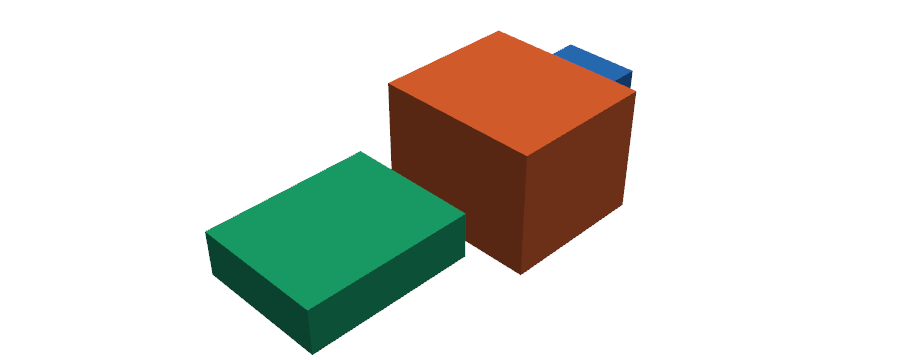
#> input picture nesting_bench/slide_images/dataset_cuboids.png, 900 x 360 px; its folder holds 4 pictures in this run
$ python make_slides.py
#> lines starting #> are read from the running program, lines starting #| are printed output that depends on the picture
"""
Build slides.pdf: the problem, the test procedure, the datasets, one slide per algorithm (diagram + how / strength / weakness), then the results.
All diagrams are drawn here with matplotlib; all result plots are read from the CSVs in results/.

    python make_slides.py --six results/summary_20261027_142917.csv --four results/summary_<new>.csv --n1000 results/summary_<n1000>.csv --sweep results/summary_k5.csv results/summary_k20.csv results/summary_k30.csv
"""

import os
import csv
import argparse
import numpy as np
import matplotlib
matplotlib.use("Agg")
import matplotlib.pyplot as plt
from matplotlib.backends.backend_pdf import PdfPages
from matplotlib.patches import Rectangle, FancyArrowPatch, Circle, Polygon

parser = argparse.ArgumentParser()
parser.add_argument("--six", default="results/summary_20261027_142917.csv", help="summary CSV of the six original algorithms, n = 100, k = 10")
parser.add_argument("--four", default=None, help="summary CSV of the four new algorithms, n = 100, k = 10")
parser.add_argument("--n1000", default=None, help="summary CSV of the n = 1000 run")
parser.add_argument("--sweep", nargs="*", default=[], help="summary CSVs of the k sweep (k = 5, 20, 30); the k = 10 point comes from --six")
parser.add_argument("--container", nargs="*", default=[], help="summary CSVs of the container run (k = 30, 100 mm cube); later files override earlier rows")
parser.add_argument("--large_plots", default=None, help="folder of PNGs from make_report.py (large-pool runs); adds an appendix of result slides")
parser.add_argument("--output", default="slides.pdf")
arguments = parser.parse_args()

BLUE = "#2a78d6"
ORANGE = "#eb6834"
AQUA = "#1baf7a"
YELLOW = "#eda100"
MAGENTA = "#e87ba4"
GREEN = "#008300"
VIOLET = "#6250d6"
RED = "#e34948"
INK = "#0b0b0b"
INK2 = "#52514e"
INK3 = "#9a9a94"
LIGHT = "#e8e8e4"
FILL = "#cde2fb"
PAGE_WIDTH = 13.333
PAGE_HEIGHT = 7.5
DATASET_ORDER = ["cuboids", "simple_convex", "complex_convex", "simple_concave", "complex_concave", "real_shapes"]
ALGORITHM_ORDER = ["random_rejection", "shelf_packing", "box_bottom_left", "box_extreme_points", "force_based", "force_based_v2", "voxel_bottom_left", "heightfield_drop", "simulated_annealing", "genetic_algorithm"]
NEW_ALGORITHMS = ["heightfield_drop", "simulated_annealing", "genetic_algorithm", "force_based_v2"]
FAMILY = {"random_rejection": "baseline", "shelf_packing": "box", "box_bottom_left": "box", "box_extreme_points": "box", "force_based": "box", "force_based_v2": "box", "voxel_bottom_left": "shape", "heightfield_drop": "shape", "simulated_annealing": "search", "genetic_algorithm": "search"}
FAMILY_COLOR = {"baseline": INK3, "box": BLUE, "shape": AQUA, "search": ORANGE}
plt.rcParams["font.family"] = "DejaVu Sans"
plt.rcParams["axes.edgecolor"] = LIGHT
plt.rcParams["axes.labelcolor"] = INK2
plt.rcParams["xtick.color"] = INK2
plt.rcParams["ytick.color"] = INK2

slide_counter = [0]
pdf = PdfPages(arguments.output)


def pretty(name):
    return name.replace("_", " ")


SHORT = {"random_rejection": "random", "shelf_packing": "shelf", "box_bottom_left": "bottom\nleft", "box_extreme_points": "extreme\npoints", "force_based": "force", "force_based_v2": "force\nv2", "voxel_bottom_left": "voxel", "heightfield_drop": "height\nfield", "simulated_annealing": "anneal", "genetic_algorithm": "genetic"}


def read_summary(path):
    rows = {}
    if path is None or not os.path.exists(path):
        return rows
    with open(path) as summary_file:
        for row in csv.DictReader(summary_file):
            rows[(row["dataset"], row["algorithm"])] = {key: (float(value) if key not in ("dataset", "algorithm") else value) for key, value in row.items()}
    return rows


def new_slide(title, subtitle=None):
    slide_counter[0] = slide_counter[0] + 1
    figure = plt.figure(figsize=(PAGE_WIDTH, PAGE_HEIGHT))
    figure.patch.set_facecolor("white")
    figure.text(0.05, 0.925, title, fontsize=24, color=INK, weight="bold", va="center")
    if subtitle is not None:
        figure.text(0.05, 0.875, subtitle, fontsize=13, color=INK2, va="center")
    figure.text(0.05, 0.035, "Text to Spaceship  ·  3D nesting benchmark  ·  Dadmehr Ghasemfar  ·  Nov 2026", fontsize=9, color=INK3)
    figure.text(0.95, 0.035, str(slide_counter[0]), fontsize=9, color=INK3, ha="right")
    return figure


def finish(figure):
    pdf.savefig(figure)
    plt.close(figure)


def text_block(figure, x, y, lines, size=13, color=INK, spacing=0.055, weight="normal"):
    for number, line in enumerate(lines):
        figure.text(x, y - number * spacing, line, fontsize=size, color=color, va="top", weight=weight)


def sketch_axes(figure, rect):
    axes = figure.add_axes(rect)
    axes.set_aspect("equal")
    axes.axis("off")
    return axes


def box(axes, x, y, w, h, color, alpha=0.85, lw=1.2, ls="-", fill=True):
    axes.add_patch(Rectangle((x, y), w, h, facecolor=color if fill else "none", edgecolor=INK if fill else color, alpha=alpha, linewidth=lw, linestyle=ls))


def arrow(axes, start, end, color=INK, lw=1.8, style="-|>"):
    axes.add_patch(FancyArrowPatch(start, end, arrowstyle=style, mutation_scale=14, color=color, linewidth=lw))


def dot(axes, x, y, color, r=0.16):
    axes.add_patch(Circle((x, y), r, facecolor=color, edgecolor="white", linewidth=1.0, zorder=5))


# ---------------------------------------------------------------- 1. title
figure = plt.figure(figsize=(PAGE_WIDTH, PAGE_HEIGHT))
figure.text(0.08, 0.60, "3D nesting benchmark", fontsize=40, weight="bold", color=INK)
figure.text(0.08, 0.50, "Ten packing algorithms, six part categories, one Monte Carlo test bench", fontsize=18, color=INK2)
figure.text(0.08, 0.36, "Text to Spaceship  ·  UC Berkeley MEng capstone with NASA Goddard", fontsize=13, color=INK2)
figure.text(0.08, 0.31, "Dadmehr Daniel Ghasemfar  ·  November 5, 2026", fontsize=13, color=INK2)
figure.text(0.08, 0.20, "Code, datasets and results: nesting_bench/  (python viewer.py to explore, python benchmark.py to reproduce)", fontsize=10, color=INK3)
slide_counter[0] = 1
finish(figure)

# ---------------------------------------------------------------- 2. the problem
figure = new_slide("The problem", "Given k parts, find positions and orientations so they take the least space without touching")
axes = sketch_axes(figure, [0.04, 0.15, 0.55, 0.65])
axes.set_xlim(0, 20)
axes.set_ylim(0, 10)
rng = np.random.default_rng(1)
shapes = [(2.2, 1.2), (1.0, 2.4), (1.6, 1.6), (0.8, 2.0), (2.6, 0.9), (1.3, 1.3)]
colors = [BLUE, ORANGE, AQUA, YELLOW, MAGENTA, VIOLET]
box(axes, 0.5, 0.5, 7.5, 8.5, "none", fill=False, lw=1.0, ls="--")
for number, ((w, h), color) in enumerate(zip(shapes, colors)):
    x = 1.0 + rng.uniform(0, 4.5)
    y = 1.0 + rng.uniform(0, 6.0)
    axes.add_patch(Rectangle((x, y), w, h, angle=rng.uniform(0, 90), facecolor=color, edgecolor=INK, alpha=0.85))
arrow(axes, (8.7, 5.0), (11.3, 5.0), lw=2.5)
axes.text(10.0, 5.6, "pack", ha="center", fontsize=12, color=INK2)
packed = [(12.0, 0.5, 2.2, 1.2, BLUE), (14.2, 0.5, 1.6, 1.6, AQUA), (15.8, 0.5, 0.8, 2.0, YELLOW), (12.0, 1.7, 2.6, 0.9, MAGENTA), (14.2, 2.1, 1.0, 2.4, ORANGE), (12.0, 2.6, 1.3, 1.3, VIOLET)]
for x, y, w, h, color in packed:
    box(axes, x, y, w, h, color)
box(axes, 12.0, 0.5, 4.6, 4.0, "none", fill=False, lw=1.6)
axes.text(14.3, 4.9, "bounding box", ha="center", fontsize=10, color=INK2)
dot(axes, 14.1, 2.3, RED, 0.22)
dot(axes, 14.3, 2.5, INK, 0.22)
axes.text(16.9, 2.2, "COM (red)\nbox center (black)", fontsize=9, color=INK2, va="center")
text_block(figure, 0.62, 0.78, ["Two modes", "   open: minimize the bounding box", "   container: fill a fixed box (e.g. 100 mm cube)", "", "What we measure per packing", "   density = parts volume / box volume", "   aspect ratio = longest / shortest side", "   COM to box center, % of diagonal", "   inertia tensor and principal moments", "   placement order (assemblability later)", "   minimum gap, must be ≥ t = 0.5 mm", "   valid = no overlap (voxel check, exact spot checks)"], size=12, spacing=0.05)
finish(figure)
#> in finish (call 2), `pdf.savefig(figure)`:
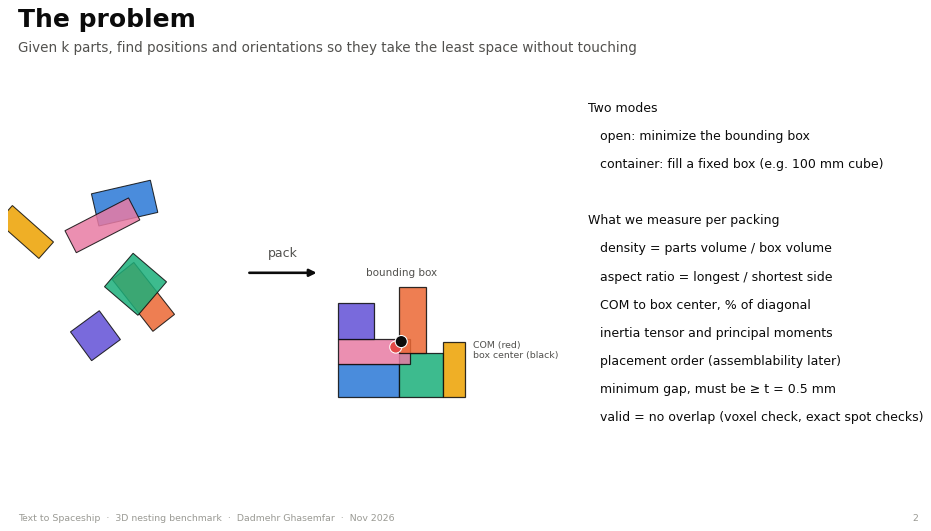
#> figure drawn by matplotlib, 1 panel

# ---------------------------------------------------------------- 3. test procedure
figure = new_slide("The test procedure", "Monte Carlo: same random part sets for every algorithm, then average")
axes = sketch_axes(figure, [0.04, 0.12, 0.60, 0.70])
axes.set_xlim(0, 20)
axes.set_ylim(0, 10)
steps = [(0.5, "for each category (6)"), (3.0, "for each algorithm (10)"), (5.5, "for each trial, n = 100 or 1000"), (8.0, "pick k = 10 random parts (seed = trial)"), (10.5, "pack, measure, write one CSV row"), (13.0, "average per (category, algorithm)")]
for number, (x, text) in enumerate(steps):
    y = 8.5 - number * 1.5
    box(axes, x, y - 0.5, 6.2, 1.0, FILL if number < 3 else "#dff5ec", lw=0.8)
    axes.text(x + 0.2, y, text, fontsize=10.5, va="center", color=INK)
    if number < len(steps) - 1:
        arrow(axes, (x + 1.2, y - 0.5), (x + 2.5, y - 1.0), lw=1.2)
axes.text(0.5, 0.0, "score = mean density, with invalid (overlapping) packings counted as 0", fontsize=10.5, color=INK2)
text_block(figure, 0.67, 0.78, ["Fairness", "   trial t uses seed t for the part draw,", "   so every algorithm packs the same sets", "", "Randomized algorithms", "   3 restarts, best valid kept", "", "Cost", "   6 × 10 × 100 = 6,000 packings per run", "   n = 1000 for the six original methods:", "   36,000 packings"], size=12, spacing=0.05)
finish(figure)
#> in finish (call 3), `pdf.savefig(figure)`:
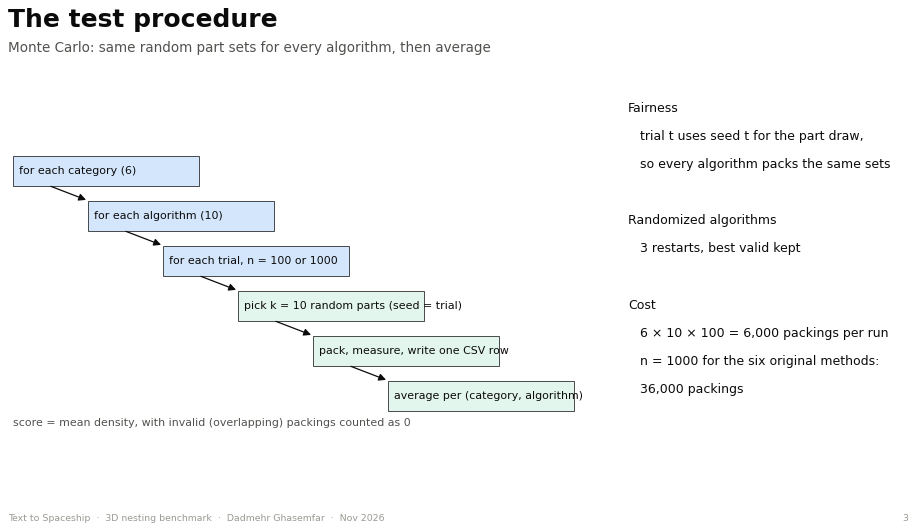
#> figure drawn by matplotlib, 1 panel

# ---------------------------------------------------------------- 4. datasets
figure = new_slide("The parts: six categories, 123 watertight STLs", "Longest side 15 to 45 mm, centered; every part checked watertight, one body, positive volume")
descriptions = {"cuboids": "20 random boxes, 8 to 45 mm", "simple_convex": "20: prisms, pyramids, cylinders, cones, wedges", "complex_convex": "20: random hulls, ellipsoids, capsules, clipped boxes", "simple_concave": "20: L, T, U, I, cross, tube, step, plate with hole", "complex_concave": "20: unions of 3 to 7 primitives, 0 to 2 holes", "real_shapes": "23: bunny, dragon, teapot, armadillo ... (remeshed)"}
for number, dataset_name in enumerate(DATASET_ORDER):
    column = number % 3
    row = number // 3
    image_path = os.path.join("slide_images", "dataset_" + dataset_name + ".png")
    axes = figure.add_axes([0.05 + column * 0.31, 0.50 - row * 0.36, 0.28, 0.27])
    axes.axis("off")
    if os.path.exists(image_path):
        axes.imshow(plt.imread(image_path))
    axes.set_title(pretty(dataset_name), fontsize=13, color=INK, loc="left", pad=4)
    figure.text(0.05 + column * 0.31, 0.49 - row * 0.36, descriptions[dataset_name], fontsize=9.5, color=INK2)
finish(figure)
#> in finish (call 4), `pdf.savefig(figure)`:
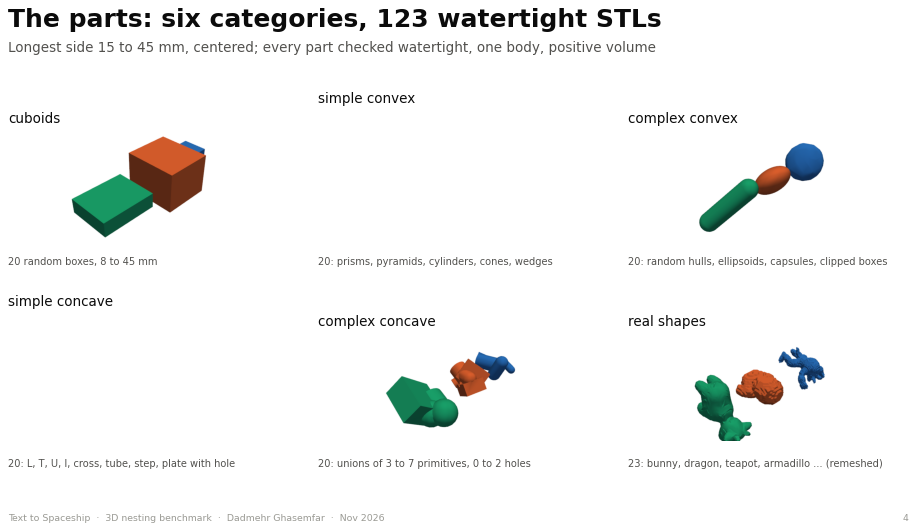
#> figure drawn by matplotlib, 4 panels

# ---------------------------------------------------------------- 5. shared rules
figure = new_slide("Rules every algorithm follows", "So the comparison tests the placement logic, not the bookkeeping")
axes = sketch_axes(figure, [0.04, 0.12, 0.45, 0.70])
axes.set_xlim(0, 14)
axes.set_ylim(0, 10)
axes.add_patch(Polygon([(1.0, 1.5), (4.5, 3.0), (3.5, 6.0), (0.5, 4.5)], closed=True, facecolor=AQUA, edgecolor=INK, alpha=0.8))
axes.add_patch(Polygon([(0.3, 1.2), (5.0, 2.8), (3.9, 6.5), (-0.1, 4.8)], closed=True, facecolor="none", edgecolor=INK2, linestyle="--"))
axes.text(2.3, 7.0, "tightest oriented box", ha="center", fontsize=10, color=INK2)
arrow(axes, (5.6, 4.0), (7.0, 4.0), lw=2.0)
box(axes, 7.8, 2.0, 4.0, 3.0, AQUA)
box(axes, 7.5, 1.7, 4.6, 3.6, "none", fill=False, lw=1.0, ls="--")
axes.text(9.8, 6.0, "aligned to x, y, z\n+ t/2 padding on each side", ha="center", fontsize=10, color=INK2)
axes.text(9.8, 0.9, "then try its 6 face-down orientations", ha="center", fontsize=10, color=INK2)
text_block(figure, 0.53, 0.78, ["Orientation", "   first align the part's minimum-volume", "   oriented box to the axes, then try the 6", "   ways to set that box down (24 optional)", "   random methods use any angle", "", "Clearance t = 0.5 mm", "   boxes are padded by t, voxels grown by t/2,", "   so no two parts come closer than t", "", "Order", "   largest box first, unless the algorithm", "   searches over the order itself"], size=12, spacing=0.05)
finish(figure)
#> in finish (call 5), `pdf.savefig(figure)`:
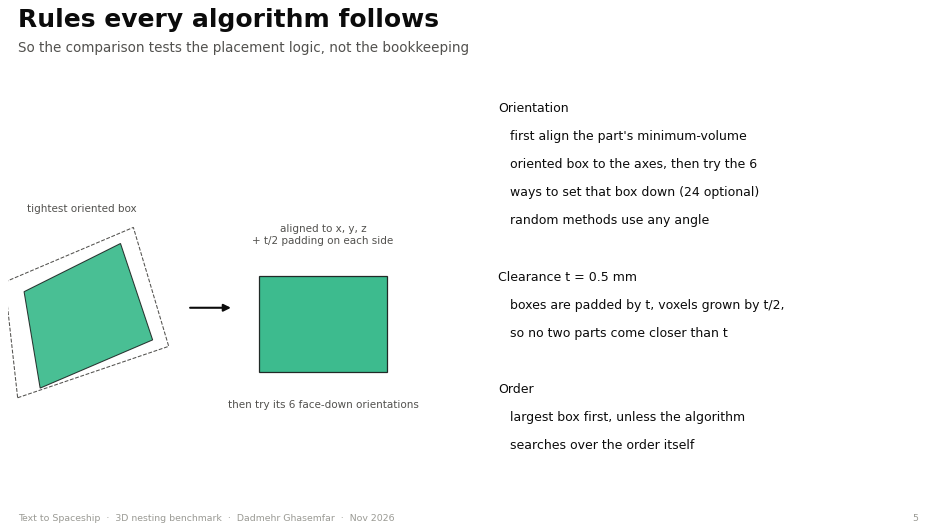
#> figure drawn by matplotlib, 1 panel

# ---------------------------------------------------------------- 6. families
figure = new_slide("Ten algorithms in three families", "Boxes are fast but blind to shape; shapes can interlock; search improves any of them")
axes = sketch_axes(figure, [0.04, 0.10, 0.92, 0.72])
axes.set_xlim(0, 30)
axes.set_ylim(0, 10)
families = [("baseline", "random rejection", 0.5, INK3, ["random_rejection"]), ("box based", "each part is its padded box", 6.0, BLUE, ["shelf_packing", "box_bottom_left", "box_extreme_points", "force_based", "force_based_v2"]), ("shape based", "the real shape on a grid", 15.5, AQUA, ["voxel_bottom_left", "heightfield_drop"]), ("search based", "optimize order + orientation", 22.5, ORANGE, ["simulated_annealing", "genetic_algorithm"])]
for title, caption, x, color, members in families:
    width = 4.5 if title == "baseline" else (8.5 if title == "box based" else 6.5)
    box(axes, x, 1.0, width, 8.0, "none", fill=False, lw=1.5)
    axes.add_patch(Rectangle((x, 8.2), width, 0.8, facecolor=color, edgecolor="none"))
    axes.text(x + 0.3, 8.6, title, fontsize=13, weight="bold", color="white", va="center")
    axes.text(x + 0.3, 7.6, caption, fontsize=10, color=INK2, va="center")
    for number, member in enumerate(members):
        axes.text(x + 0.5, 6.5 - number * 1.0, "•  " + pretty(member) + ("   (new)" if member in NEW_ALGORITHMS else ""), fontsize=11, color=INK, va="center")
finish(figure)
#> in finish (call 6), `pdf.savefig(figure)`:
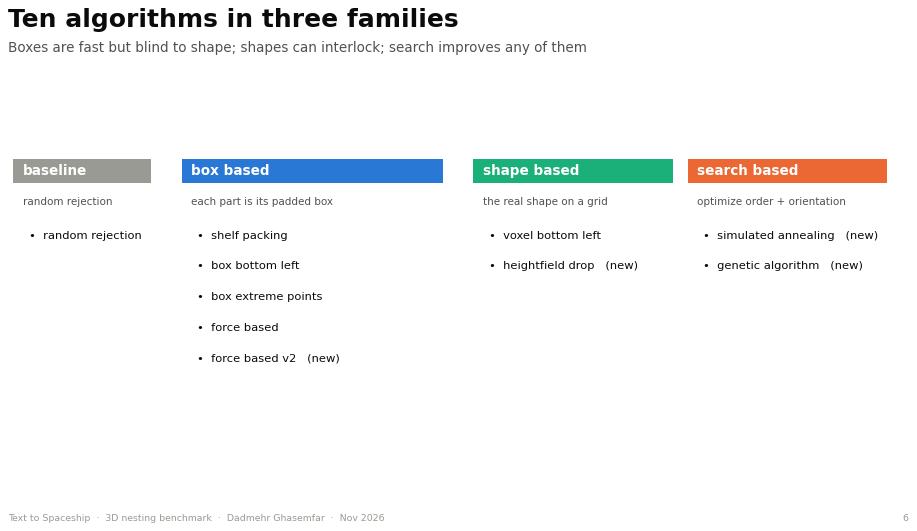
#> figure drawn by matplotlib, 1 panel


# ---------------------------------------------------------------- algorithm slides
def algorithm_slide(name, how, strength, weakness, draw, numbers):
    figure = new_slide(pretty(name), FAMILY[name] + " family" + ("   ·   new today" if name in NEW_ALGORITHMS else ""))
    axes = sketch_axes(figure, [0.04, 0.12, 0.50, 0.70])
    axes.set_xlim(0, 14)
    axes.set_ylim(0, 10)
    draw(axes)
    figure.text(0.57, 0.80, "How", fontsize=12, weight="bold", color=FAMILY_COLOR[FAMILY[name]], va="top")
    text_block(figure, 0.57, 0.765, how, size=11, spacing=0.042)
    y_after_how = 0.765 - len(how) * 0.042 - 0.03
    figure.text(0.57, y_after_how, "Strength", fontsize=12, weight="bold", color=GREEN, va="top")
    text_block(figure, 0.57, y_after_how - 0.035, strength, size=11, spacing=0.042)
    y_after_strength = y_after_how - 0.035 - len(strength) * 0.042 - 0.03
    figure.text(0.57, y_after_strength, "Weakness", fontsize=12, weight="bold", color=RED, va="top")
    text_block(figure, 0.57, y_after_strength - 0.035, weakness, size=11, spacing=0.042)
    if numbers is not None:
        figure.text(0.57, 0.115, numbers, fontsize=10, color=INK2, va="bottom")
    finish(figure)


six = read_summary(arguments.six)
#> (the rest of the program and of its run is left out)
